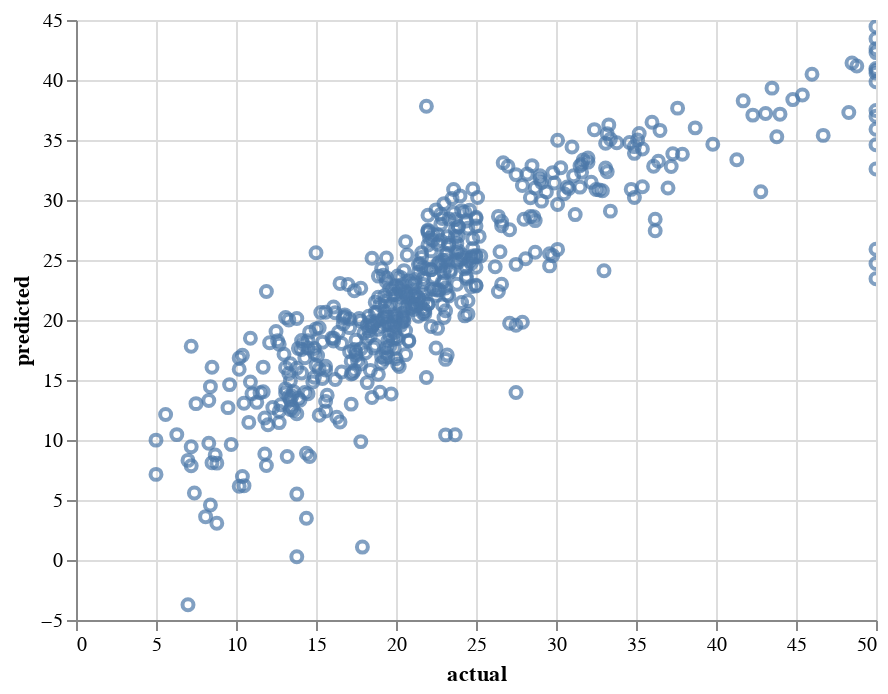

Here is the notebook cell this chart was saved with:
### Code cell
R, actual, phi = setup(results)   

#print("input\n", X)
#print("house price (first 10)\n",y[0:10])

phi_r = solve(R,actual)
print(phi_r, cost(R,phi_r,actual))
results = pd.DataFrame({"predicted": (R@phi_r).reshape(-1),
                        "actual": actual.reshape(-1)})

alt.Chart(results).mark_point().encode(
    x='actual', y="predicted",
    tooltip=['actual', 'predicted']
).interactive()

### Figure 1 — Vega-Lite specification as saved in the notebook (floating-point values rounded to 4 significant figures; data arrays with more than 128 entries replaced by an {"elided": "..."} marker saying what was removed)
{"config": {"view": {"continuousWidth": 400, "continuousHeight": 300}}, "data": {"name": "data-e7c661ca1d7e82a25578977b145bd37f"}, "mark": "point", "encoding": {"tooltip": [{"type": "quantitative", "field": "actual"}, {"type": "quantitative", "field": "predicted"}], "x": {"type": "quantitative", "field": "actual"}, "y": {"type": "quantitative", "field": "predicted"}}, "selection": {"selector008": {"type": "interval", "bind": "scales", "encodings": ["x", "y"]}}, "$schema": "https://vega.github.io/schema/vega-lite/v4.8.1.json", "datasets": {"data-e7c661ca1d7e82a25578977b145bd37f": {"elided": "506 records"}}}
